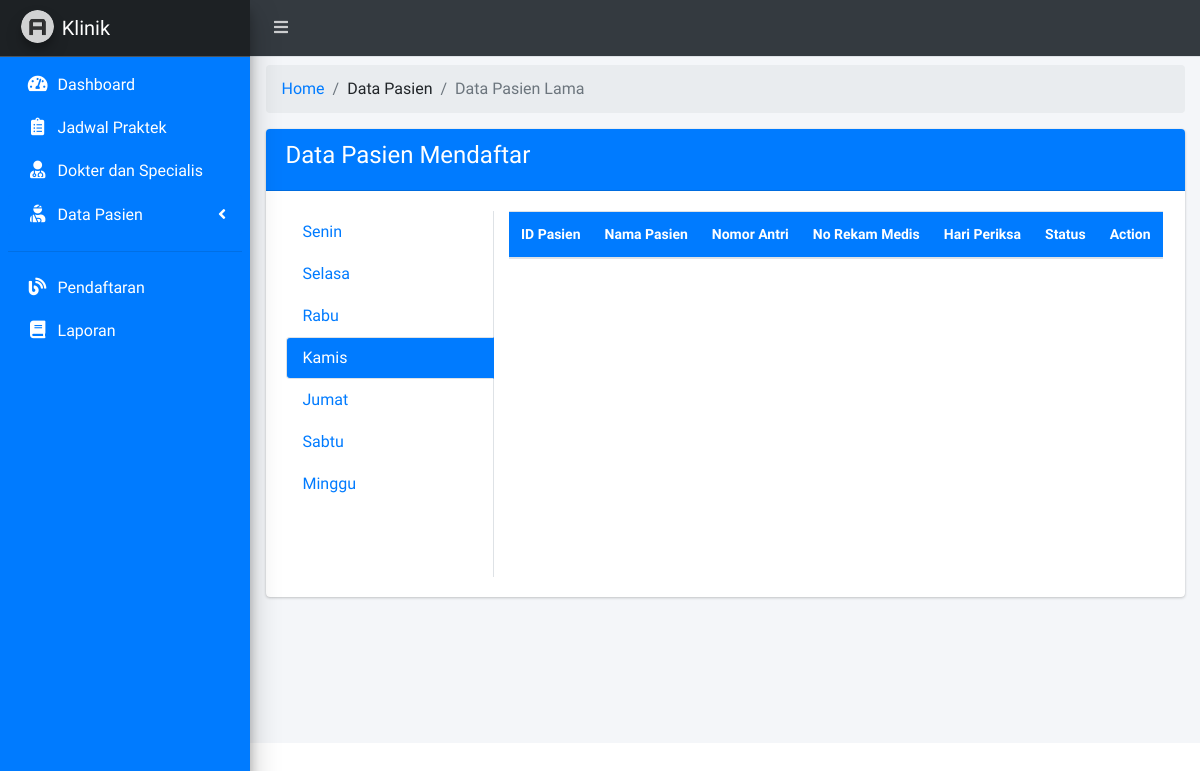
The app's page /staff.php?page=pasien_lama, older data.
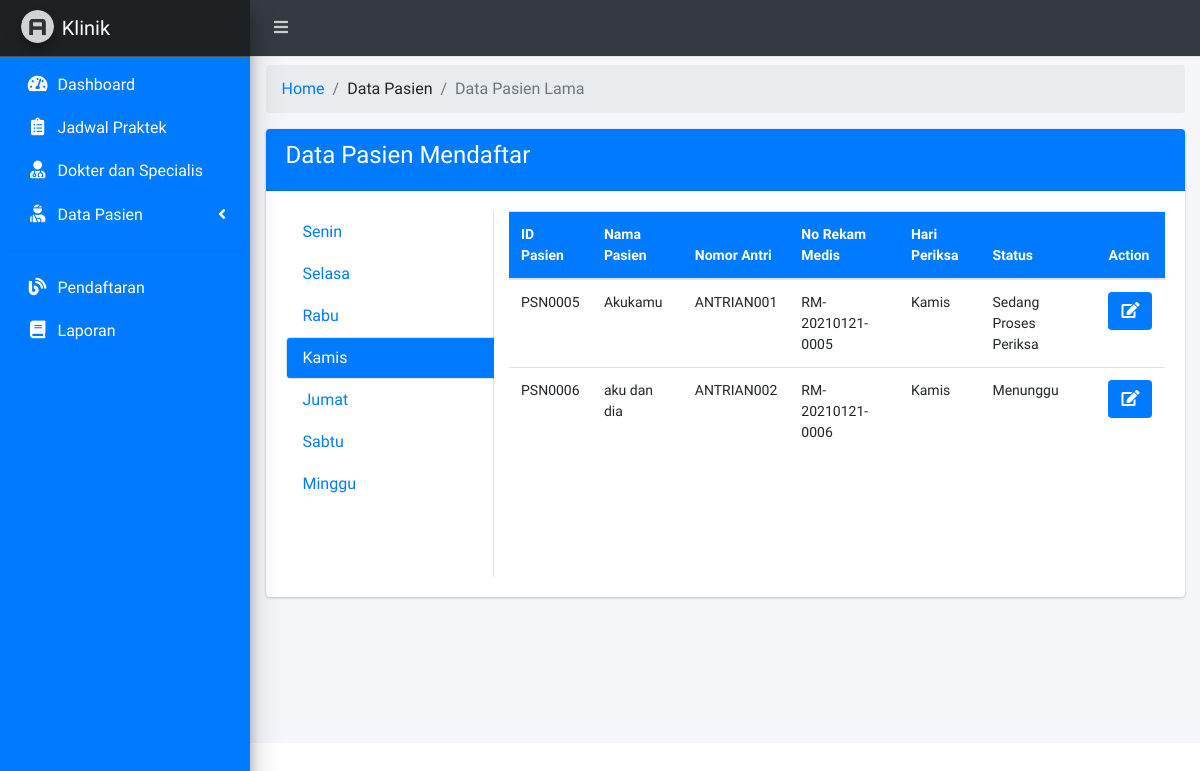
The same page, newer data.
### tables this page shows
CREATE TABLE `tb_pasien` (
  `id_pasien` char(15) NOT NULL,
  `id_dokter` char(15) NOT NULL,
  `id_user` char(15) NOT NULL,
  `no_antrian` char(16) NOT NULL,
  `no_rekam_medis` char(16) NOT NULL,
  `waktu` varchar(225) NOT NULL,
  `hari_periksa` varchar(225) NOT NULL,
  `nomor_antri` char(16) NOT NULL
);

CREATE TABLE `tb_user` (
  `id_user` char(15) NOT NULL,
  `username` varchar(50) NOT NULL,
  `password` varchar(225) NOT NULL,
  `confirm_password` varchar(225) NOT NULL,
  `nama_user` varchar(30) NOT NULL,
  `jenis_kelamin` varchar(10) NOT NULL,
  `gol_darah` varchar(10) NOT NULL,
  `tempat_lahir` varchar(100) NOT NULL,
  `tanggal_lahir` varchar(225) NOT NULL,
  `agama` varchar(10) NOT NULL,
  `tgl_masuk` varchar(225) NOT NULL
);

### page/staff/pasien_lama.php (the view, shortened to what this page needs)
<div class="row">
	<div class="col-sm-12">
		<ol class="breadcrumb mt-2">
          <li class="breadcrumb-item"><a href="#">Home</a></li>
          <li class="breadcrumb-item">Data Pasien</li>
          <li class="breadcrumb-item active">Data Pasien Lama</li>
        </ol>
	</div>
</div>
<?php
$cekhari = mysqli_query($koneksi, "SELECT IF(WEEKDAY(NOW())= '0','Senin',
IF(WEEKDAY(NOW())='1','Selasa',
IF(WEEKDAY(NOW())='2','Rabu',
IF(WEEKDAY(NOW())='3','Kamis',
IF(WEEKDAY(NOW())='4','Jumat',
IF(WEEKDAY(NOW())='5','Sabtu',
IF(WEEKDAY(NOW())='6','Minggu','Salah')))))))
AS hari");
$day = mysqli_fetch_array($cekhari);
if($day['hari'] == "Senin"){
	$senin = "active"; $sabtu=""; $selasa=""; $rabu=""; $kamis=""; $jumat=""; $minggu="";
	$showsenin = "show active"; $showsabtu=""; $showselasa=""; $showrabu=""; $showkamis=""; $showjumat=""; $showminggu="";
	$bgsenin = "bg-blue"; $bgselasa=""; $bgrabu =""; $bgkamis=""; $bgjumat=""; $bgsabtu=""; $bgminggu="";
}else if($day['hari'] == "Kamis"){
	$kamis = "active"; $senin=""; $selasa=""; $rabu=""; $sabtu=""; $jumat=""; $minggu="";
	$showkamis = "show active"; $showsenin=""; $showselasa=""; $showrabu=""; $showsabtu=""; $showjumat=""; $showminggu="";
	$bgkamis = "bg-blue"; $bgselasa=""; $bgrabu =""; $bgsenin=""; $bgjumat=""; $bgsabtu=""; $bgminggu="";
}else if($day['hari'] == "Jumat"){
	$jumat = "active"; $senin=""; $selasa=""; $rabu=""; $kamis=""; $sabtu=""; $minggu="";
	$showjumat = "show active"; $showsenin=""; $showselasa=""; $showrabu=""; $showkamis=""; $showsabtu=""; $showminggu="";
	$bgjumat = "bg-blue"; $bgselasa=""; $bgrabu =""; $bgkamis=""; $bgsenin=""; $bgsabtu=""; $bgminggu="";
}else if($day['hari'] == "Sabtu"){
	$sabtu = "active"; $senin=""; $selasa=""; $rabu=""; $kamis=""; $jumat=""; $minggu="";
	$showsabtu = "show active"; $showsenin=""; $showselasa=""; $showrabu=""; $showkamis=""; $showjumat=""; $showminggu="";
	$bgsabtu = "bg-blue"; $bgselasa=""; $bgrabu =""; $bgkamis=""; $bgjumat=""; $bgsenin=""; $bgminggu="";
}else if($day['hari'] == "Minggu"){
	$minggu = "active"; $senin=""; $selasa=""; $rabu=""; $kamis=""; $jumat=""; $sabtu="";
	$showminggu = "show active"; $showsenin=""; $showselasa=""; $showrabu=""; $showkamis=""; $showjumat=""; $showsabtu="";
	$bgminggu = "bg-blue"; $bgselasa=""; $bgrabu =""; $bgkamis=""; $bgjumat=""; $bgsabtu=""; $bgsenin="";
}
?>
<div class="card">
	<div class="card-header bg-blue">
		<h4>Data Pasien Mendaftar</h4>
	</div>
    <div class="card-body">
		<div class="row">
      <div class="col-5 col-sm-3">
        <div class="nav flex-column nav-tabs h-100" id="vert-tabs-tab" role="tablist" aria-orientation="vertical">
          <a class="nav-link <?= $senin." ".$bgsenin; ?>" id="vert-tabs-senin-tab" data-toggle="pill" href="#vert-tabs-senin" role="tab" aria-controls="vert-tabs-senin" aria-selected="true">Senin</a>
          <a class="nav-link <?= $selasa." ".$bgselasa; ?>" id="vert-tabs-selasa-tab" data-toggle="pill" href="#vert-tabs-selasa" role="tab" aria-controls="vert-tabs-selasa" aria-selected="false">Selasa</a>
          <a class="nav-link <?= $rabu." ".$bgrabu; ?>" id="vert-tabs-rabu-tab" data-toggle="pill" href="#vert-tabs-rabu" role="tab" aria-controls="vert-tabs-rabu" aria-selected="false">Rabu</a>
          <a class="nav-link <?= $kamis." ".$bgkamis; ?>" id="vert-tabs-kamis-tab" data-toggle="pill" href="#vert-tabs-kamis" role="tab" aria-controls="vert-tabs-kamis" aria-selected="false">Kamis</a>
          <a class="nav-link <?= $jumat." ".$bgjumat; ?>" id="vert-tabs-jumat-tab" data-toggle="pill" href="#vert-tabs-jumat" role="tab" aria-controls="vert-tabs-jumat" aria-selected="false">Jumat</a>
          <a class="nav-link <?= $sabtu." ".$bgsabtu; ?>" id="vert-tabs-sabtu-tab" data-toggle="pill" href="#vert-tabs-sabtu" role="tab" aria-controls="vert-tabs-sabtu" aria-selected="false">Sabtu</a>
          <a class="nav-link <?= $minggu." ".$bgminggu; ?>" id="vert-tabs-minggu-tab" data-toggle="pill" href="#vert-tabs-minggu" role="tab" aria-controls="vert-tabs-minggu" aria-selected="false">Minggu</a>
        </div>
      </div>
      <div class="col-7 col-sm-9">
        <div class="tab-content" id="vert-tabs-tabContent">
          <div class="tab-pane fade <?= $showkamis; ?>" id="vert-tabs-kamis" role="tabpanel" aria-labelledby="vert-tabs-kamis-tab">
          <table class="table table-responsive p-0 table-hover" style="height: 350px; font-size: 14px;">
          	<thead class="bg-blue">
          		<tr>
          			<th>ID Pasien</th>
          			<th>Nama Pasien</th>
          			<th>Nomor Antri</th>
          			<th>No Rekam Medis</th>
          			<th>Hari Periksa</th>
          			<th>Status</th>
                         <th>Action</th>
          		</tr>
          	</thead>
          	<tbody>
          		<?php
          		$sqla = mysqli_query($koneksi, "SELECT * FROM tb_pasien X INNER JOIN tb_user Y ON y.id_user = x.id_user WHERE hari_periksa = 'Kamis' GROUP BY nomor_antri ASC");
          		while ($dta = mysqli_fetch_array($sqla)) {
                  $sqlstatus = mysqli_query($koneksi, "SELECT id_user, IF(nomor_antri = '','Tidak Ada',nomor_antri) AS nomer,
                IF(nomor_antri = '', 'Tidak Ada',
                IF((SELECT MIN(nomor_antri) FROM tb_pasien WHERE nomor_antri != '') = nomor_antri, 'Sedang di Proses',
                CONCAT((SELECT COUNT(*) FROM tb_pasien WHERE nomor_antri != '') - 1,' Orang Lagi')
                )) AS keterangan_periksa,
                IF((SELECT MIN(nomor_antri) FROM tb_pasien WHERE nomor_antri != '') = nomor_antri,
                'Sedang Proses Periksa ',IF(nomor_antri = '','Anda Sedang tidak dalam Antrian','Menunggu')) AS status_periksa
                FROM tb_pasien WHERE id_user = '".$dta['id_user']."' ORDER BY id_pasien");
                $asd = mysqli_fetch_array($sqlstatus);
          				echo "<tr>
          				<td>".$dta['id_pasien']."</td>
          				<td>".$dta['nama_user']."</td>
          				<td>".$dta['nomor_antri']."</td>
          				<td>".$dta['no_rekam_medis']."</td>
          				<td>".$dta['hari_periksa']."</td>";
                  if ($asd['id_user'] == $dta['id_user']) {
                    echo "<td>".$asd['status_periksa']."</td>";
                  }
                  ?>
          				<td><a href="#antrian" data-toggle='modal' data-id="<?= $dta['id_user'] ?>" class="btn bg-blue"><i class="fa fa-edit"></i></a></td>
                              <?php echo "</tr>";
          		}
          		?>
          	</tbody>
          </table>
          </div>
        </div>
      </div>
    </div>
    </div>
</div>

### header.php (shortened to what this page needs)
<!DOCTYPE html>
<html lang="en">
<head>
  <link rel="stylesheet" href="plugins/fontawesome-free/css/all.min.css">
  <link rel="stylesheet" href="plugins/overlayScrollbars/css/OverlayScrollbars.min.css">
  <link rel="stylesheet" href="dist/css/adminlte.min.css">
  <link rel="stylesheet" href="plugins/select2/css/select2.min.css">
  <link rel="stylesheet" href="plugins/select2-bootstrap4-theme/select2-bootstrap4.min.css">
  <link rel="stylesheet" href="plugins/daterangepicker/daterangepicker.css">
</head>
<body class="hold-transition sidebar-mini layout-fixed layout-navbar-fixed layout-footer-fixed">

### staff.php (shortened to what this page needs)
<?php include "header.php"; ?>
<div class="wrapper">
  <nav class="main-header navbar navbar-expand navbar-dark navbar-light">
    <ul class="navbar-nav">
      <li class="nav-item">
        <a class="nav-link" data-widget="pushmenu" href="#" role="button"><i class="fas fa-bars"></i></a>
      </li>
    </ul>
  </nav>
  <aside class="main-sidebar sidebar-dark-primary elevation-4 bg-primary">
    <a href="staff.php?page=home_staff" class="brand-link bg-dark">
      <img src="dist/img/AdminLTELogo.png" alt="AdminLTE Logo" class="brand-image img-circle elevation-3"
           style="opacity: .8">
      <span class="brand-text text-white">Klinik</span>
    </a>
    <div class="sidebar">
      <nav class="mt-2">
        <ul class="nav nav-pills nav-sidebar flex-column" data-widget="treeview" role="menu" data-accordion="false">
          <li class="nav-item">
            <a href="staff.php?page=home_staff" class="nav-link text-white">
              <i class="nav-icon fas fa-tachometer-alt"></i>
              <p>
                Dashboard
              </p>
            </a>
          </li>
          <li class="nav-item">
            <a href="staff.php?page=jadwal_praktek" class="nav-link text-white">
              <i class="nav-icon fas fa-clipboard-list"></i>
              <p>
                Jadwal Praktek
              </p>
            </a>
          </li>
          <li class="nav-item">
            <a href="staff.php?page=dokter_specialis" class="nav-link text-white">
              <i class="nav-icon fas fa-user-md"></i>
              <p>
                Dokter dan Specialis
              </p>
            </a>
          </li>
          <li class="nav-item has-treeview">
            <a href="#" class="nav-link bg-blue">
              <i class="nav-icon fas fa-user-injured"></i>
              <p>
                Data Pasien
                <i class="right fas fa-angle-left"></i>
              </p>
            </a>
            <hr>
            <li class="nav-item">
              <a href="staff.php?page=posting_pendaftaran" class="nav-link text-white">
                <i class="nav-icon fas fa-blog"></i>
                <p>
                  Pendaftaran
                </p>
              </a>
            </li>
            <li class="nav-item">
              <a href="staff.php?page=laporan" class="nav-link text-white">
                <i class="nav-icon fas fa-book"></i>
                <p>
                  Laporan
                </p>
              </a>
            </li>
          </li>
        </ul>
      </nav>
    </div>
  </aside>
  <div class="content-wrapper">
    <section class="content">
      <div class="container-fluid">
        <?php
        if (isset($_GET['page'])) {
          $page = $_GET['page'];
          switch ($page) {
            case 'pasien_lama':
              include "page/staff/pasien_lama.php";
              break;
          }
        }else{
          include "page/staff/home_staff.php";
        }
        ?>
      </div>
    </section>
  </div>
</div>
  <?php include "footer.php"; ?>

### footer.php (shortened to what this page needs)
</body>
</html>

Row changes from the older to the newer data that the page shows:
added tb_pasien: id_pasien "PSN0005", id_user.nama_user "Akukamu", nomor_antri "ANTRIAN001", no_rekam_medis "RM-20210121-0005", hari_periksa "Kamis", status_periksa "Sedang Proses Periksa"
added tb_pasien: id_pasien "PSN0006", id_user.nama_user "aku dan dia", nomor_antri "ANTRIAN002", no_rekam_medis "RM-20210121-0006", hari_periksa "Kamis", status_periksa "Menunggu"
